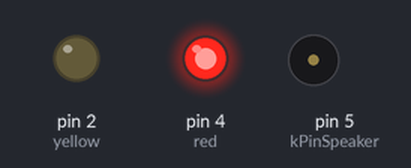
Recording of a sketch running on a simulated Arduino Uno, built with avr-gcc and run on an emulated ATmega328P. Shown: output pins drawn as LEDs (lit = HIGH), buzzer (waves = sounding).

Above: at 0.5 s.
At 1.5 s:
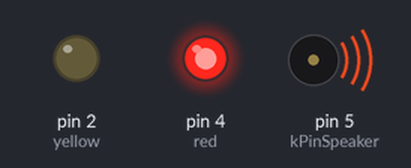
At 3.5 s:
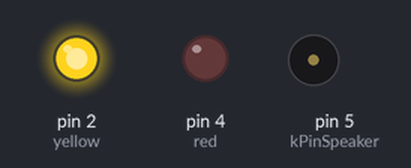
At 4.5 s:
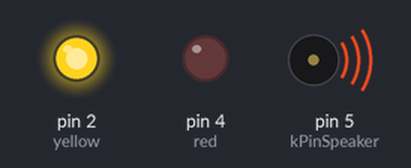
At 5.5 s:
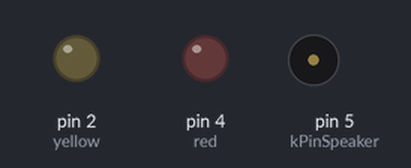
Timing chart, 0 to 7.8 s (numbered marks = the images above):
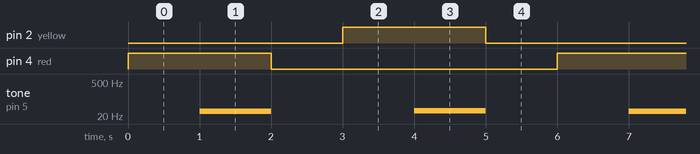

Measured:
- by itself, pin 2 (yellow), pin 4 (red): alternates HIGH for 2.0 s and LOW for 4.0 s
- by itself, tone on pin 5 (kPinSpeaker): repeats every 6.0 s: silent 2.0 s, 33 Hz 1.0 s, silent 2.0 s, 31 Hz 1.0 s

The sketch:

Simon_Code.ino
```cpp
/* Author: Vaed Prasad and Evan Dickenstein
 * Date Written: 8 May 2014
 */

#define NOTE_BO 31
#define NOTE_C1 33

const int red = 4;
const int yellow = 2;
/* This identifies the two LEDs that will be used in the project*/
const int kPinSpeaker = 5;
/* This identifies the Piezo that will be used in the project*/
void setup() {
  pinMode(red, OUTPUT);
   pinMode(yellow, OUTPUT);
  pinMode(kPinSpeaker, OUTPUT);
}

int quarterNOTE = 500;/* This identifies the two LEDs that will be used in the project*/

void loop() {

  digitalWrite(red, HIGH);
  delay(1000);
  tone(kPinSpeaker, NOTE_BO, 1000);
  delay (1000);
  digitalWrite(red, LOW);
  delay(1000);

  digitalWrite(yellow, HIGH);
  delay(1000);
  tone(kPinSpeaker, NOTE_C1, 1000);
  delay (1000);
  digitalWrite(yellow, LOW);
  delay(1000);

  }
```
